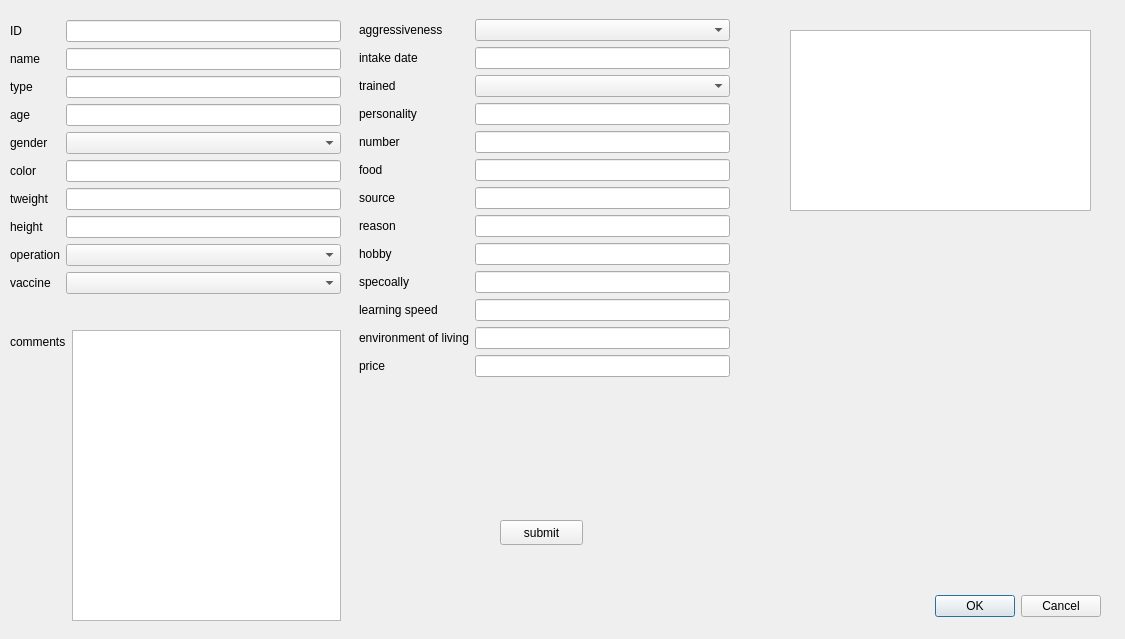
<?xml version="1.0" encoding="UTF-8"?>
<ui version="4.0">
 <class>ManageAnimalWindow</class>
 <widget class="QDialog" name="ManageAnimalWindow">
  <property name="geometry">
   <rect>
    <x>0</x>
    <y>0</y>
    <width>1125</width>
    <height>639</height>
   </rect>
  </property>
  <property name="windowTitle">
   <string>Dialog</string>
  </property>
  <widget class="QDialogButtonBox" name="buttonBox">
   <property name="geometry">
    <rect>
     <x>920</x>
     <y>590</y>
     <width>181</width>
     <height>32</height>
    </rect>
   </property>
   <property name="orientation">
    <enum>Qt::Horizontal</enum>
   </property>
   <property name="standardButtons">
    <set>QDialogButtonBox::Cancel|QDialogButtonBox::Ok</set>
   </property>
  </widget>
  <widget class="QWidget" name="formLayoutWidget">
   <property name="geometry">
    <rect>
     <x>10</x>
     <y>20</y>
     <width>331</width>
     <height>335</height>
    </rect>
   </property>
   <layout class="QFormLayout" name="formLayout">
    <item row="0" column="1">
     <widget class="QLineEdit" name="id"/>
    </item>
    <item row="1" column="0">
     <widget class="QLabel" name="label_24">
      <property name="text">
       <string>name</string>
      </property>
     </widget>
    </item>
    <item row="1" column="1">
     <widget class="QLineEdit" name="name"/>
    </item>
    <item row="2" column="0">
     <widget class="QLabel" name="typeLabel">
      <property name="text">
       <string>type</string>
      </property>
     </widget>
    </item>
    <item row="2" column="1">
     <widget class="QLineEdit" name="type"/>
    </item>
    <item row="3" column="0">
     <widget class="QLabel" name="label_3">
      <property name="text">
       <string>age</string>
      </property>
     </widget>
    </item>
    <item row="3" column="1">
     <widget class="QLineEdit" name="lineEdit_3"/>
    </item>
    <item row="4" column="0">
     <widget class="QLabel" name="label_4">
      <property name="text">
       <string>gender</string>
      </property>
     </widget>
    </item>
    <item row="4" column="1">
     <widget class="QComboBox" name="comboBox_4"/>
    </item>
    <item row="5" column="0">
     <widget class="QLabel" name="label_5">
      <property name="text">
       <string>color</string>
      </property>
     </widget>
    </item>
    <item row="5" column="1">
     <widget class="QLineEdit" name="lineEdit_5"/>
    </item>
    <item row="6" column="0">
     <widget class="QLabel" name="label_6">
      <property name="text">
       <string>tweight</string>
      </property>
     </widget>
    </item>
    <item row="6" column="1">
     <widget class="QLineEdit" name="lineEdit_6"/>
    </item>
    <item row="7" column="0">
     <widget class="QLabel" name="label_7">
      <property name="text">
       <string>height</string>
      </property>
     </widget>
    </item>
    <item row="7" column="1">
     <widget class="QLineEdit" name="lineEdit_7"/>
    </item>
    <item row="8" column="0">
     <widget class="QLabel" name="label_8">
      <property name="text">
       <string>operation</string>
      </property>
     </widget>
    </item>
    <item row="8" column="1">
     <widget class="QComboBox" name="comboBox_3"/>
    </item>
    <item row="9" column="0">
     <widget class="QLabel" name="label_9">
      <property name="text">
       <string>vaccine</string>
      </property>
     </widget>
    </item>
    <item row="9" column="1">
     <widget class="QComboBox" name="comboBox_2"/>
    </item>
    <item row="0" column="0">
     <widget class="QLabel" name="label">
      <property name="text">
       <string>ID</string>
      </property>
     </widget>
    </item>
   </layout>
  </widget>
  <widget class="QWidget" name="verticalLayoutWidget">
   <property name="geometry">
    <rect>
     <x>790</x>
     <y>30</y>
     <width>301</width>
     <height>181</height>
    </rect>
   </property>
   <layout class="QVBoxLayout" name="verticalLayout">
    <item>
     <widget class="QGraphicsView" name="graphicsView"/>
    </item>
   </layout>
  </widget>
  <widget class="QWidget" name="formLayoutWidget_2">
   <property name="geometry">
    <rect>
     <x>359</x>
     <y>19</y>
     <width>371</width>
     <height>399</height>
    </rect>
   </property>
   <layout class="QFormLayout" name="formLayout_2">
    <item row="0" column="0">
     <widget class="QLabel" name="label_10">
      <property name="text">
       <string>aggressiveness</string>
      </property>
     </widget>
    </item>
    <item row="0" column="1">
     <widget class="QComboBox" name="comboBox"/>
    </item>
    <item row="1" column="0">
     <widget class="QLabel" name="label_11">
      <property name="text">
       <string>intake date</string>
      </property>
     </widget>
    </item>
    <item row="2" column="0">
     <widget class="QLabel" name="label_12">
      <property name="text">
       <string>trained</string>
      </property>
     </widget>
    </item>
    <item row="3" column="0">
     <widget class="QLabel" name="label_13">
      <property name="text">
       <string>personality</string>
      </property>
     </widget>
    </item>
    <item row="4" column="0">
     <widget class="QLabel" name="label_14">
      <property name="text">
       <string>number</string>
      </property>
     </widget>
    </item>
    <item row="5" column="0">
     <widget class="QLabel" name="label_15">
      <property name="text">
       <string>food</string>
      </property>
     </widget>
    </item>
    <item row="6" column="0">
     <widget class="QLabel" name="label_16">
      <property name="text">
       <string>source</string>
      </property>
     </widget>
    </item>
    <item row="7" column="0">
     <widget class="QLabel" name="label_17">
      <property name="text">
       <string>reason</string>
      </property>
     </widget>
    </item>
    <item row="8" column="0">
     <widget class="QLabel" name="label_18">
      <property name="text">
       <string>hobby</string>
      </property>
     </widget>
    </item>
    <item row="9" column="0">
     <widget class="QLabel" name="label_19">
      <property name="text">
       <string>specoally</string>
      </property>
     </widget>
    </item>
    <item row="10" column="0">
     <widget class="QLabel" name="label_20">
      <property name="text">
       <string>learning speed</string>
      </property>
     </widget>
    </item>
    <item row="11" column="0">
     <widget class="QLabel" name="label_21">
      <property name="text">
       <string>environment of living</string>
      </property>
     </widget>
    </item>
    <item row="1" column="1">
     <widget class="QLineEdit" name="lineEdit_4"/>
    </item>
    <item row="2" column="1">
     <widget class="QComboBox" name="comboBox_5"/>
    </item>
    <item row="12" column="0">
     <widget class="QLabel" name="label_22">
      <property name="text">
       <string>price</string>
      </property>
     </widget>
    </item>
    <item row="12" column="1">
     <widget class="QLineEdit" name="lineEdit_8"/>
    </item>
    <item row="3" column="1">
     <widget class="QLineEdit" name="lineEdit_9"/>
    </item>
    <item row="4" column="1">
     <widget class="QLineEdit" name="lineEdit_10"/>
    </item>
    <item row="5" column="1">
     <widget class="QLineEdit" name="lineEdit_11"/>
    </item>
    <item row="6" column="1">
     <widget class="QLineEdit" name="lineEdit_12"/>
    </item>
    <item row="7" column="1">
     <widget class="QLineEdit" name="lineEdit_13"/>
    </item>
    <item row="8" column="1">
     <widget class="QLineEdit" name="lineEdit_14"/>
    </item>
    <item row="9" column="1">
     <widget class="QLineEdit" name="lineEdit_15"/>
    </item>
    <item row="10" column="1">
     <widget class="QLineEdit" name="lineEdit_16"/>
    </item>
    <item row="11" column="1">
     <widget class="QLineEdit" name="lineEdit_17"/>
    </item>
   </layout>
  </widget>
  <widget class="QWidget" name="formLayoutWidget_3">
   <property name="geometry">
    <rect>
     <x>10</x>
     <y>330</y>
     <width>331</width>
     <height>291</height>
    </rect>
   </property>
   <layout class="QFormLayout" name="formLayout_3">
    <item row="0" column="0">
     <widget class="QLabel" name="label_23">
      <property name="text">
       <string>comments</string>
      </property>
     </widget>
    </item>
    <item row="0" column="1">
     <widget class="QTextEdit" name="textEdit"/>
    </item>
   </layout>
  </widget>
  <widget class="QPushButton" name="submitButton">
   <property name="geometry">
    <rect>
     <x>500</x>
     <y>520</y>
     <width>83</width>
     <height>25</height>
    </rect>
   </property>
   <property name="text">
    <string>submit</string>
   </property>
  </widget>
 </widget>
 <resources/>
 <connections>
  <connection>
   <sender>buttonBox</sender>
   <signal>accepted()</signal>
   <receiver>ManageAnimalWindow</receiver>
   <slot>accept()</slot>
   <hints>
    <hint type="sourcelabel">
     <x>248</x>
     <y>254</y>
    </hint>
    <hint type="destinationlabel">
     <x>157</x>
     <y>274</y>
    </hint>
   </hints>
  </connection>
  <connection>
   <sender>buttonBox</sender>
   <signal>rejected()</signal>
   <receiver>ManageAnimalWindow</receiver>
   <slot>reject()</slot>
   <hints>
    <hint type="sourcelabel">
     <x>316</x>
     <y>260</y>
    </hint>
    <hint type="destinationlabel">
     <x>286</x>
     <y>274</y>
    </hint>
   </hints>
  </connection>
 </connections>
</ui>
